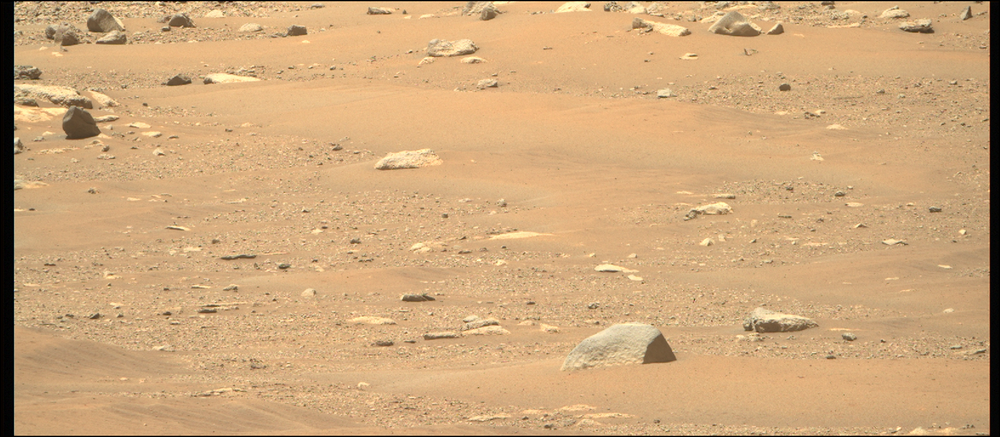
#> input picture curiosity/Opencv/left.png, 1000 x 437 px, shrunk from 1648 x 720 before the run
$ python featureMatchingSIFT.py
#> lines starting #> are read from the running program, lines starting #| are printed output that depends on the picture; after the words box and inside, x2 and y2 are one past the last pixel; in counts of white or black regions, pixels touching at a corner belong together
import numpy as np
import cv2 as cv
from matplotlib import pyplot as plt

img1 = cv.imread('left.png',0)  #queryimage # left image
#> img1: shape (437, 1000); min 0, max 250, mean 174.5
img2 = cv.imread('right.png',0) #trainimage # right image
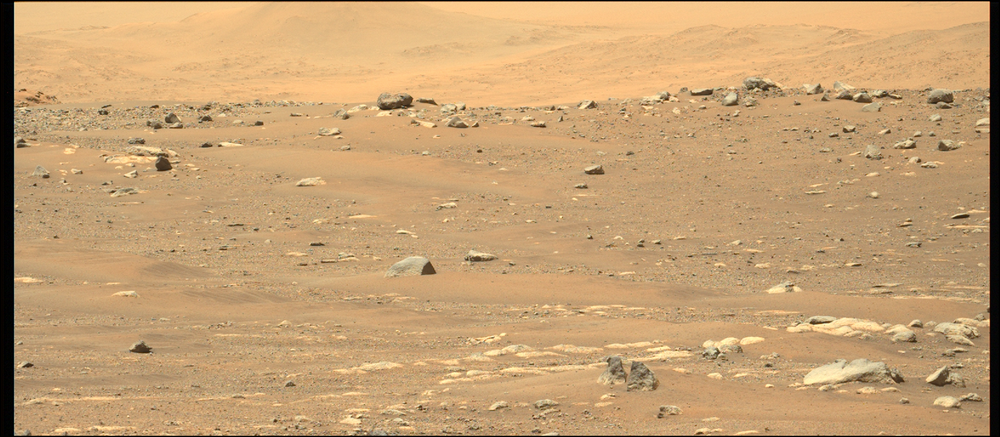
#> input picture curiosity/Opencv/right.png, 1000 x 437 px, shrunk from 1648 x 720 before the run
#> img2: shape (437, 1000); min 0, max 247, mean 166.4

#Gray Scale images
#gryl = cv.imread('left.jpeg', cv.IMREAD_GRAYSCALE)
#gryr = cv.imread('right.jpeg', cv.IMREAD_GRAYSCALE)

#Create a Sift Object
sift = cv.SIFT_create()

# find the keypoints and descriptors with SIFT
kp1, des1 = sift.detectAndCompute(img1,None)
#> kp1 = 1176 keypoints; strongest (x, y, size): (16, 140, 3.2), (587, 6, 2.5), (15, 149, 3), (158, 3, 2.2)
kp2, des2 = sift.detectAndCompute(img2,None)
#> kp2 = 1291 keypoints; strongest (x, y, size): (15, 3, 2.2), (464, 108, 2.6), (988, 2, 1.9), (365, 433, 1.8)

# FLANN parameters
'''Library for the Nearest Neighbour Method'''

FLANN_INDEX_KDTREE = 1
index_params = dict(algorithm = FLANN_INDEX_KDTREE, trees = 5)
search_params = dict(checks=50)
flann = cv.FlannBasedMatcher(index_params,search_params)
matches = flann.knnMatch(des1,des2,k=2)
#> matches = 1176 matches
pts1 = []
pts2 = []
# ratio test as per Lowe's paper
for i,(m,n) in enumerate(matches):
    if m.distance < 0.8*n.distance:
        pts2.append(kp2[m.trainIdx].pt)

        pts1.append(kp1[m.queryIdx].pt)
#> after the loop, pts1 = 126 pairs, first value 12.37 to 990.6, second value 2.4 to 433.9; pts2 = 126 pairs, first value 14.96 to 990.6, second value 2.48 to 434.2

pts1 = np.int32(pts1)
#> pts1 = 126 pairs, first value 12 to 990, second value 2 to 433
pts2 = np.int32(pts2)
#> pts2 = 126 pairs, first value 14 to 990, second value 2 to 434
F, mask = cv.findFundamentalMat(pts1,pts2,cv.FM_LMEDS)
#> F = [[2.1e-07, 2.48e-05, -0.00498], [-2.49e-05, -9.05e-07, -0.00354], [0.00493, -0.0013, 1]]; mask = 126 values, max 1 at index 12, min 0 at index 0, mean 0.556
# We select only inlier points
pts1 = pts1[mask.ravel()==1]
#> pts1 = 70 pairs, first value 41 to 969, second value 14 to 408
pts2 = pts2[mask.ravel()==1]
#> pts2 = 70 pairs, first value 112 to 561, second value 117 to 294
#disparity = sift.compute(gryl, gryr)
def drawlines(img1,img2,lines,pts1,pts2):
    ''' img1 - image on which we draw the epilines for the points in img2
        lines - corresponding epilines '''
    r,c = img1.shape
    img1 = cv.cvtColor(img1,cv.COLOR_GRAY2BGR)
    img2 = cv.cvtColor(img2,cv.COLOR_GRAY2BGR)
    for r,pt1,pt2 in zip(lines,pts1,pts2):
        color = tuple(np.random.randint(0,255,3).tolist())
        x0,y0 = map(int, [0, -r[2]/r[1] ])
        x1,y1 = map(int, [c, -(r[2]+r[0]*c)/r[1] ])
        img1 = cv.line(img1, (x0,y0), (x1,y1), color,1)
        img1 = cv.circle(img1,tuple(pt1),5,color,-1)
        img2 = cv.circle(img2,tuple(pt2),5,color,-1)
    return img1,img2

# Find epilines corresponding to points in right image (second image) and
# drawing its lines on left image
lines1 = cv.computeCorrespondEpilines(pts2.reshape(-1,1,2), 2,F)
#> lines1 = 70 rows, first 8: [0.675, 0.738, -48.27], [0.411, 0.912, -122.7], [0.522, 0.853, -94.28], [0.644, 0.765, -58.22], [0.644, 0.765, -58.22], [0.248, 0.969, -158.7], [0.655, 0.756, -54.84], [0.437, 0.899, -116.4]
lines1 = lines1.reshape(-1,3)
img5,img6 = drawlines(img1,img2,lines1,pts1,pts2)
#> the loop in drawlines, `for r,pt1,pt2 in zip(lines,pts1,pts2):` made 70 passes
#> (r, pt1, pt2, color, y0, y1) on passes 1 to 9: ([0.675, 0.738, -48.27], [41, 27], [144, 120], (172, 47, 117), 65, -848), ([0.411, 0.912, -122.7], [43, 117], [146, 160], (192, 67, 251), 134, -316), ([0.522, 0.853, -94.28], [45, 83], [147, 145], (195, 103, 9), 110, -501), ([0.644, 0.765, -58.22], [50, 34], [148, 123], (211, 21, 242), 76, -766), ([0.644, 0.765, -58.22], [50, 34], [148, 123], (36, 87, 70), 76, -766), ([0.248, 0.969, -158.7], [52, 150], [151, 176], (216, 88, 140), 163, -91), ([0.655, 0.756, -54.84], [54, 25], [150, 119], (58, 193, 230), 72, -793), ([0.437, 0.899, -116.4], [55, 102], [152, 154], (39, 87, 174), 129, -356), ([0.403, 0.915, -124.6], [62, 110], [155, 157], (88, 81, 165), 136, -304)
#> after the loop in drawlines, `for r,pt1,pt2 in zip(lines,pts1,pts2):`:
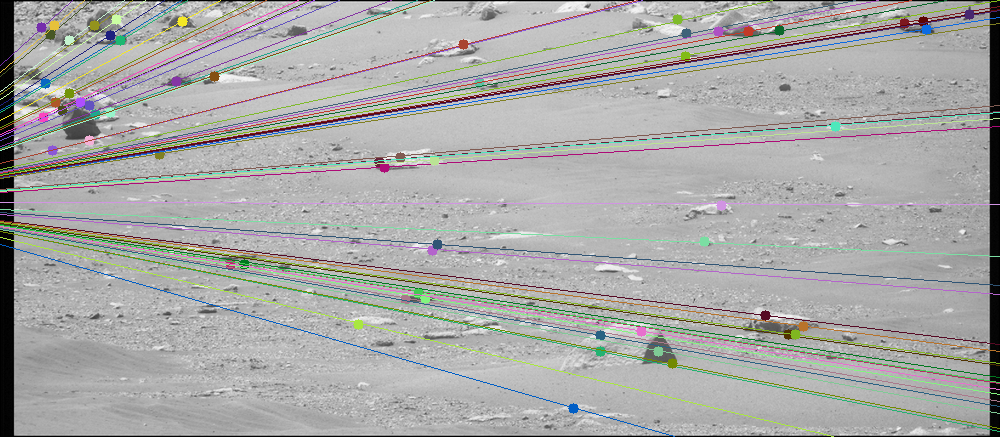
#> img1: shape (437, 1000, 3); mean B, G, R 167.7, 169.3, 169
#> after the loop in drawlines, `for r,pt1,pt2 in zip(lines,pts1,pts2):`:
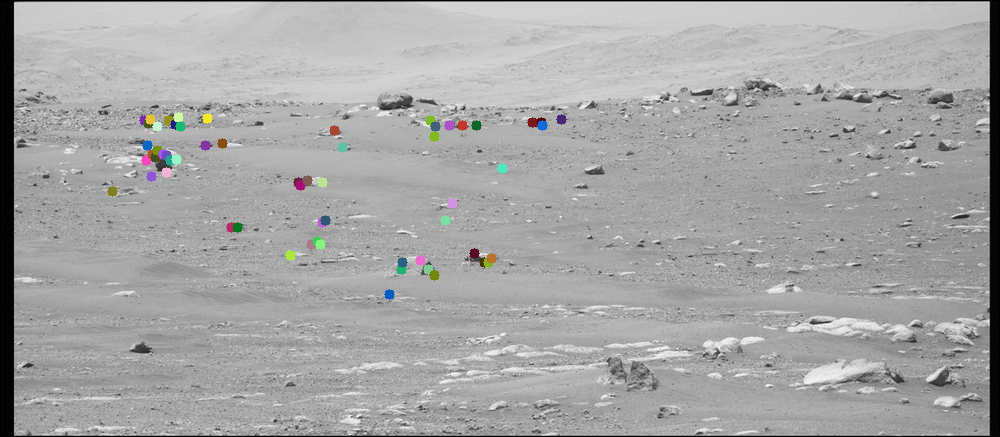
#> img2: shape (437, 1000, 3); mean B, G, R 166, 166.1, 166.1
# Find epilines corresponding to points in left image (first image) and
# drawing its lines on right image
lines2 = cv.computeCorrespondEpilines(pts1.reshape(-1,1,2), 1,F)
#> lines2 = 70 rows, first 8: [-0.685, -0.729, 185.7], [-0.402, -0.916, 206], [-0.524, -0.852, 200.5], [-0.651, -0.759, 189.7], [-0.651, -0.759, 189.7], [-0.244, -0.97, 207.3], [-0.664, -0.748, 188.3], [-0.438, -0.899, 204.8]
lines2 = lines2.reshape(-1,3)
img3,img4 = drawlines(img2,img1,lines2,pts2,pts1)
#> the loop in drawlines (call 2), `for r,pt1,pt2 in zip(lines,pts1,pts2):` made 70 passes
#> (r, pt1, pt2, color, y0, y1) on passes 1 to 9: ([-0.685, -0.729, 185.7], [144, 120], [41, 27], (19, 95, 72), 254, -684), ([-0.402, -0.916, 206], [146, 160], [43, 117], (154, 194, 248), 224, -213), ([-0.524, -0.852, 200.5], [147, 145], [45, 83], (180, 67, 236), 235, -379), ([-0.651, -0.759, 189.7], [148, 123], [50, 34], (61, 14, 96), 249, -607), ([-0.651, -0.759, 189.7], [148, 123], [50, 34], (4, 195, 237), 249, -607), ([-0.244, -0.97, 207.3], [151, 176], [52, 150], (139, 252, 86), 213, -37), ([-0.664, -0.748, 188.3], [150, 119], [54, 25], (205, 121, 109), 251, -635), ([-0.438, -0.899, 204.8], [152, 154], [55, 102], (75, 184, 16), 227, -259), ([-0.397, -0.918, 206.1], [155, 157], [62, 110], (152, 157, 149), 224, -207)
#> pass 1, in drawlines (call 2), `img1 = cv.line(img1, (x0,y0), (x1,y1), color,1)`:
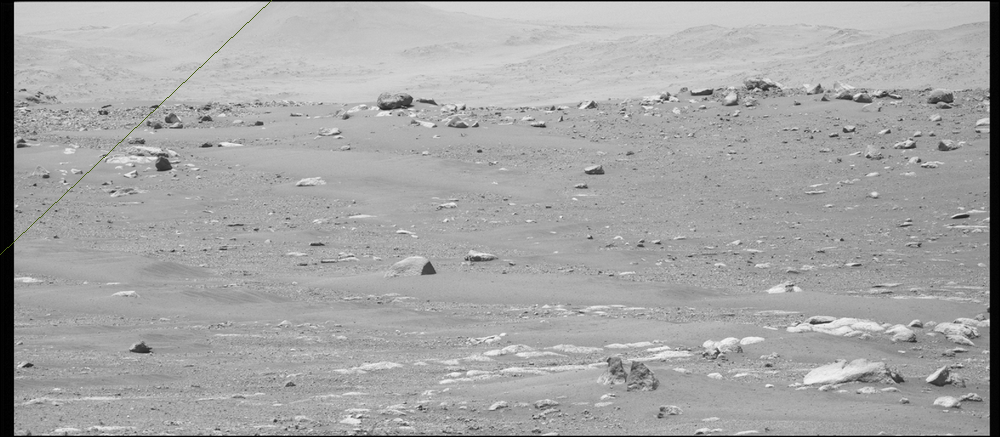
#> img1: shape (437, 1000, 3); mean B, G, R 166.3, 166.3, 166.3
#> pass 2, in drawlines (call 2), `img1 = cv.line(img1, (x0,y0), (x1,y1), color,1)`:
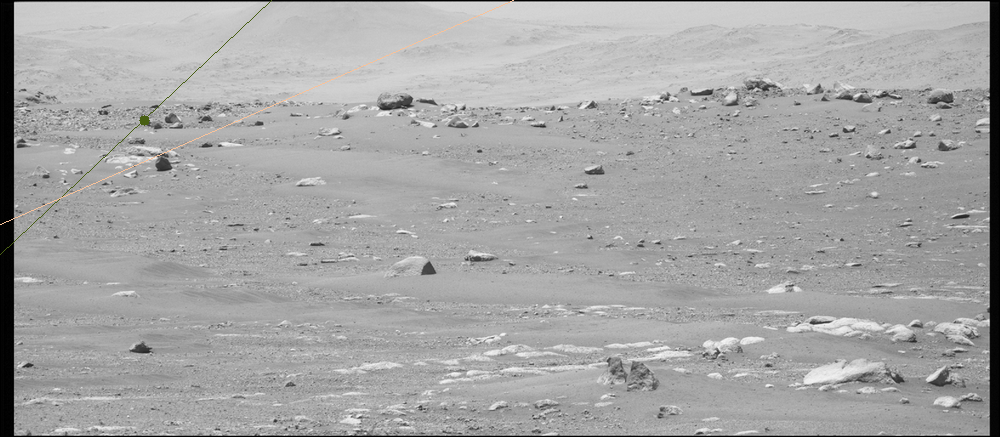
#> img1: shape (437, 1000, 3); mean B, G, R 166.2, 166.4, 166.4
#> after the loop in drawlines (call 2), `for r,pt1,pt2 in zip(lines,pts1,pts2):`:
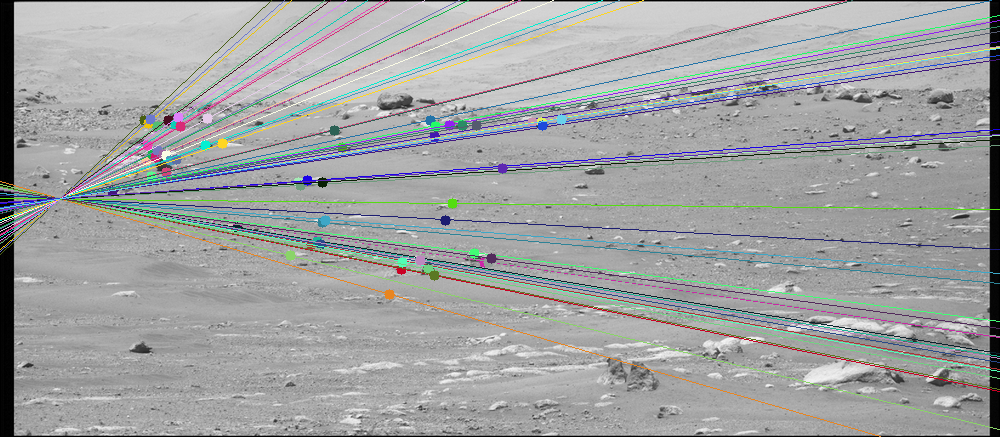
#> img1: shape (437, 1000, 3); 9.18% of pixels changed, all inside (x1, y1, x2, y2) = (0, 0, 1000, 437)
#> after the loop in drawlines (call 2), `for r,pt1,pt2 in zip(lines,pts1,pts2):`:
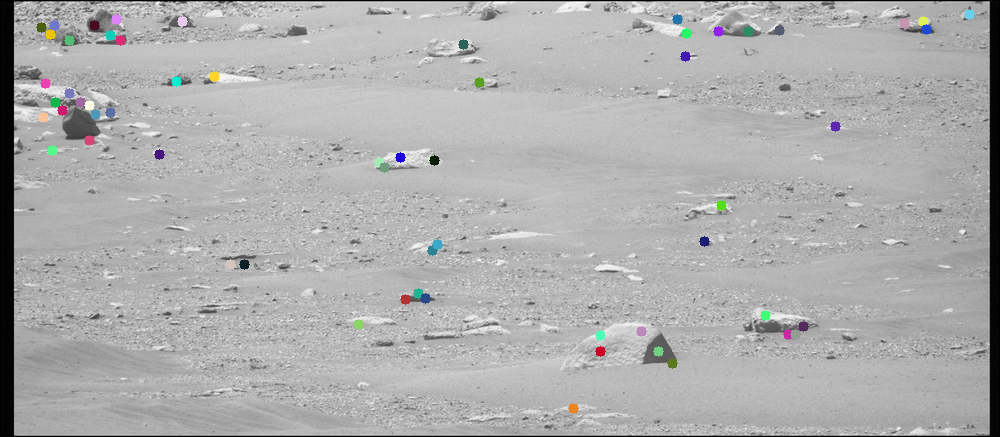
#> img2: shape (437, 1000, 3); mean B, G, R 174.2, 174.1, 174
plt.subplot(121),plt.imshow(img6)
plt.subplot(122),plt.imshow(img4)
#plt.imshow(disparity)
plt.show()
#> figure, not shown here; B, G, R data is drawn as R, G, B
